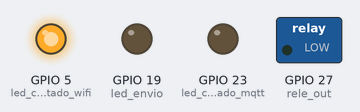
The sketch below on a simulated ESP32. On the bench: switched loads named in the sketch (green lamp = pin HIGH), output pins drawn as LEDs (lit = HIGH). WiFi joins after 1.5 s; servers stay silent unless stated; uploads are accepted with an empty reply; no MQTT or app messages arrive unless stated; what the sketch prints to the serial monitor is not drawn.

Above: at 1.54 s.
At 2.0 s:
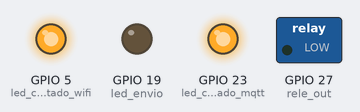
At 20.0 s:
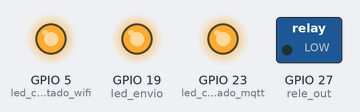
Timing chart, 0 to 24.5 s (numbered marks = the images above):
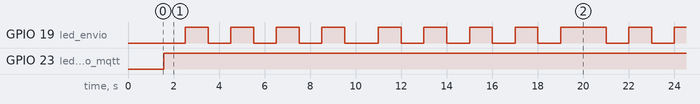

The sketch:

GatewayMQTTHTTP.ino
```cpp
/*
  Librerias para manejar interner wifi, HTTP, MQTT, lectura modbus y Json
*/
#include <WiFi.h>
#include <esp_wifi.h>
#include <WiFiClient.h>
#include <HTTPClient.h>
#include <ArduinoJson.h>
#include <PubSubClient.h>
#include <ModbusMaster.h>

//************************ Datos gateway ***********************//

const char* cliente = "SCollege";
const char* lugar = "Salaelectrica";
const char* sensor1 = "1";
const char* sensor2 = "2";
const char* sensor3 = "3";
const char* sensor4 = "4";
const char* sensor5 = "5";

//************************Datos de Wifi***********************//
const char* ssid = "Jessica2.4";
const char* password = "167832873";

//************************Datos de Brocker***********************//

const char* mqtt_server = "146.190.124.66";
const char* id = "SCollege/Salaelectrica/1-5";
const char* user = "Esp321-1";
const char* codePass = "Esp321-1";
unsigned short puerto = 1883;

//************************Datos de Servidor receptor***********************//

const char* endpoint = "http://164.92.64.11/lectures/add/";


//************************ Definimos pines indicadores LED ***********************//

#define led_conectado_wifi 5
#define led_conectado_mqtt 23
#define led_envio 19 //19 pin led salida 2 pin interno led

//************************ Definimos pines salida Rele ***********************//

#define rele_out 27

//************************ Definimos pines puerto Serie2 ***********************//

#define RXD2 16
#define TXD2 17

//************************ Tiempos de envio ***********************//

unsigned short tiempo_lecturas = 200;  // Tiempo entre cada envio
unsigned short tiempo_envio_mqtt = 1000;  // Tiempo entre cada lectura
unsigned int tiempo_envio_endpoint = 10000; // Tiempo entre cada lectura

//************************ Tiempos de tareas ***********************//

unsigned long Task_1 = 0;
unsigned long Task_2 = 0;
unsigned long Task_3 = 0;
unsigned long Task_4 = 0;
unsigned long led_start_time = 0;

//************************ Objetos de sistema ***********************//

WiFiClient espClient; // Objeto para conexion WiFi
PubSubClient client(espClient); // Objeto para conexion MQTT
ModbusMaster node; // Objeto para Modbus


//************************ VAriables globales ***********************//

String datos_sensor_1 = "";
String datos_sensor_2 = "";
String datos_sensor_3 = "";
String datos_sensor_4 = "";
String datos_sensor_5 = "";

bool ledIsOn = false;

bool send_1_mqtt = false;
bool send_2_mqtt = false;
bool send_3_mqtt = false;
bool send_4_mqtt = false;
bool send_5_mqtt = false;

//************************ Funcion Conexion Wifi ***********************//

void setup_wifi() {
  delay(10);
  WiFi.begin(ssid, password);
  while (WiFi.status() != WL_CONNECTED) {
    digitalWrite(led_conectado_wifi, LOW);
    Serial.print(".");
    delay(500);
  }
  Serial.println("OK, Estamos conectado en WIFI");
  digitalWrite(led_conectado_wifi, HIGH);
}

//************************ Reconect Broker MQTT ***********************//

void reconnect() {
  while (!client.connected()) {
    Serial.println("Intentando concetar con servidor MQTT...");
    if (client.connect(id, user, codePass)) {
      Serial.println("connectado a Broker");
      digitalWrite(led_conectado_mqtt, HIGH);
    } else {
      digitalWrite(led_conectado_mqtt, LOW);
      Serial.print("Falla, Estado: ");
      Serial.print(client.state());
      delay(250);
    }
  }
}

void setup() {

  pinMode(led_conectado_wifi, OUTPUT);
  pinMode(led_conectado_mqtt, OUTPUT);
  pinMode(led_envio, OUTPUT);
  pinMode(rele_out, OUTPUT);

  Serial.begin(9600);
  Serial2.begin(9600, SERIAL_8N1, RXD2, TXD2);
  node.begin(1, Serial2);
  setup_wifi();
  client.setServer(mqtt_server, puerto);

}

void loop() {

  //************************ Trabajo 1: Crear valores ***********************//

  if (millis() - Task_1 >= tiempo_lecturas) {
    Task_1 = millis();
    datos_sensor_1 = "";
    datos_sensor_2 = "";
    datos_sensor_3 = "";
    datos_sensor_4 = "";
    datos_sensor_5 = "";

    DynamicJsonDocument jsonDoc_1(1024);
    sensor_lectura(1, jsonDoc_1);
    serializeJson(jsonDoc_1, datos_sensor_1);

    DynamicJsonDocument jsonDoc_2(1024);
    sensor_lectura(2, jsonDoc_2);
    serializeJson(jsonDoc_2, datos_sensor_2);

    DynamicJsonDocument jsonDoc_3(1024);
    sensor_lectura(3, jsonDoc_3);
    serializeJson(jsonDoc_3, datos_sensor_3);

    DynamicJsonDocument jsonDoc_4(1024);
    sensor_lectura(4, jsonDoc_4);
    serializeJson(jsonDoc_4, datos_sensor_4);

    DynamicJsonDocument jsonDoc_5(1024);
    sensor_lectura(5, jsonDoc_5);
    serializeJson(jsonDoc_5, datos_sensor_5);

  }

  //************************ Trabajo 2 envio a broker MQTT ***********************//

  if (millis() - Task_2 >= tiempo_envio_mqtt) {
    Task_2 = millis();

    // Creamos topico N°1 y su valor rescatado de variable global

    if (datos_sensor_1.length() != 0) {
      String topico_sensor_1 = String(cliente) + "/" + String(lugar) + "/" + sensor1;
      const char* topico_sensor_1_char = topico_sensor_1.c_str();
      const char* datos_sensor_1_char = datos_sensor_1.c_str();
      send_1_mqtt = client.publish(topico_sensor_1_char, datos_sensor_1_char);
      //Serial.println(datos_sensor_1_char);
    }

    // Creamos topico N°2 y su valor rescatado de variable global

    if (datos_sensor_2.length() != 0) {
      String topico_sensor_2 = String(cliente) + "/" + String(lugar) + "/" + sensor2;
      const char* topico_sensor_2_char = topico_sensor_2.c_str();
      const char* datos_sensor_2_char = datos_sensor_2.c_str();
      send_2_mqtt =  client.publish(topico_sensor_2_char, datos_sensor_2_char);
      //Serial.println(datos_sensor_2_char);
    }
    // Creamos topico N°3 y su valor rescatado de variable global

    if (datos_sensor_3.length() != 0) {
      String topico_sensor_3 = String(cliente) + "/" + String(lugar) + "/" + sensor3;
      const char* topico_sensor_3_char = topico_sensor_3.c_str();
      const char* datos_sensor_3_char = datos_sensor_3.c_str();
      send_3_mqtt = client.publish(topico_sensor_3_char, datos_sensor_3_char);
      //Serial.println(datos_sensor_3_char);
    }
    // Creamos topico N°4 y su valor rescatado de variable global

    if (datos_sensor_4.length() != 0) {
      String topico_sensor_4 = String(cliente) + "/" + String(lugar) + "/" + sensor4;
      const char* topico_sensor_4_char = topico_sensor_4.c_str();
      const char* datos_sensor_4_char = datos_sensor_4.c_str();
      send_4_mqtt = client.publish(topico_sensor_4_char, datos_sensor_4_char);
      //Serial.println(datos_sensor_4_char);
    }
    // Creamos topico N°5 y su valor rescatado de variable global

    if (datos_sensor_5.length() != 0) {
      String topico_sensor_5 = String(cliente) + "/" + String(lugar) + "/" + sensor5;
      const char* topico_sensor_5_char = topico_sensor_5.c_str();
      const char* datos_sensor_5_char = datos_sensor_5.c_str();
      send_5_mqtt = client.publish(topico_sensor_5_char, datos_sensor_5_char);
      //Serial.println(datos_sensor_5_char);
    }

    // Evalúa si send_2_mqtt es verdadero y el temporizador no ha comenzado
    if (send_1_mqtt && send_2_mqtt && send_3_mqtt && send_4_mqtt && send_5_mqtt && !ledIsOn) {
      digitalWrite(led_envio, HIGH); // Enciende el LED
      ledIsOn = true; // Marca el LED como encendido
      led_start_time = millis(); // Registra el tiempo de inicio
      Serial.println("Envio MQTT exitoso");
    }

    // Si el temporizador ha comenzado y ha pasado el tiempo deseado
    if (ledIsOn && (millis() - led_start_time >= 500)) {
      digitalWrite(led_envio, LOW); // Apaga el LED
      ledIsOn = false; // Marca el LED como apagado
      send_1_mqtt = false;
      send_2_mqtt = false;
      send_3_mqtt = false;
      send_4_mqtt = false;
      send_5_mqtt = false;
    }
  }

  //************************ Trabajo 3 Envio a Endpoint ***********************//

  if (millis() - Task_3 > tiempo_envio_endpoint) {
    Task_3 = millis();
    send_post(datos_sensor_1);
    send_post(datos_sensor_2);
    send_post(datos_sensor_3);
    send_post(datos_sensor_4);
    send_post(datos_sensor_5);
  }


  //************************ Trabajo 4 Verifica si esta conectado al broker MQTT ***********************//
  if (millis() - Task_4 > 100) {
    Task_4 = millis();
    if (!client.connected()) {
      reconnect();
    }
    client.loop();
  }
}

void sensor_lectura(int number,  DynamicJsonDocument & jsonDoc) {

  jsonDoc["v1"] = 255.0;
  jsonDoc["v2"] = 255.0;
  jsonDoc["v3"] = 255.0;

  jsonDoc["v13"] = 255.0;
  jsonDoc["v12"] = 255.0;
  jsonDoc["v23"] = 255.0;

  jsonDoc["i1"] = 255.0;
  jsonDoc["i2"] = 255.0;
  jsonDoc["i3"] = 255.0;

  jsonDoc["p1"] = 255.0;
  jsonDoc["p2"] = 255.0;
  jsonDoc["p3"] = 255.0;

  jsonDoc["pa"] = 255.0;
  jsonDoc["fp"] = 255.0;
  jsonDoc["hz"] = 255.0;

  jsonDoc["sensor"] = number;
}

void send_post(String datos) {
  WiFiClient client;
  HTTPClient http; // Objeto para request

  http.begin(client, endpoint);

  http.addHeader("Content-Type", "application/json");

  int httpResponseCode = http.POST(datos);

  Serial.println(httpResponseCode);

  http.end();
}

int readOneRegister(uint16_t Reg) {
  uint8_t i, result;
  result = node.readHoldingRegisters(Reg, 1);

  if (result == node.ku8MBSuccess) {
    uint16_t a;
    a = node.getResponseBuffer(0);

    return a;
  }
}

long readTwoRegister(int Reg) {
  uint8_t result;
  result = node.readHoldingRegisters(Reg, 2);
  if ( result == node.ku8MBSuccess ) {
    uint16_t a, b;
    uint32_t c;
    long salida;
    a = node.getResponseBuffer(0);
    b = node.getResponseBuffer(1);
    c = a << 16 | b; // Los unimos para obtener un entero sin signo de 32bits.
    salida = (long)c; // Convierto el entero sin signo a long (con signo)

    return salida;
  }
}
```

Measured:
- by itself, GPIO 19 (led_envio): moves between LOW and HIGH, repeating every 20.0 s
- by itself, GPIO 23 (led_conectado_mqtt): LOW → HIGH at 1.6 s
- by itself, everything shown: repeats every 20.0 s, in 18 steps
